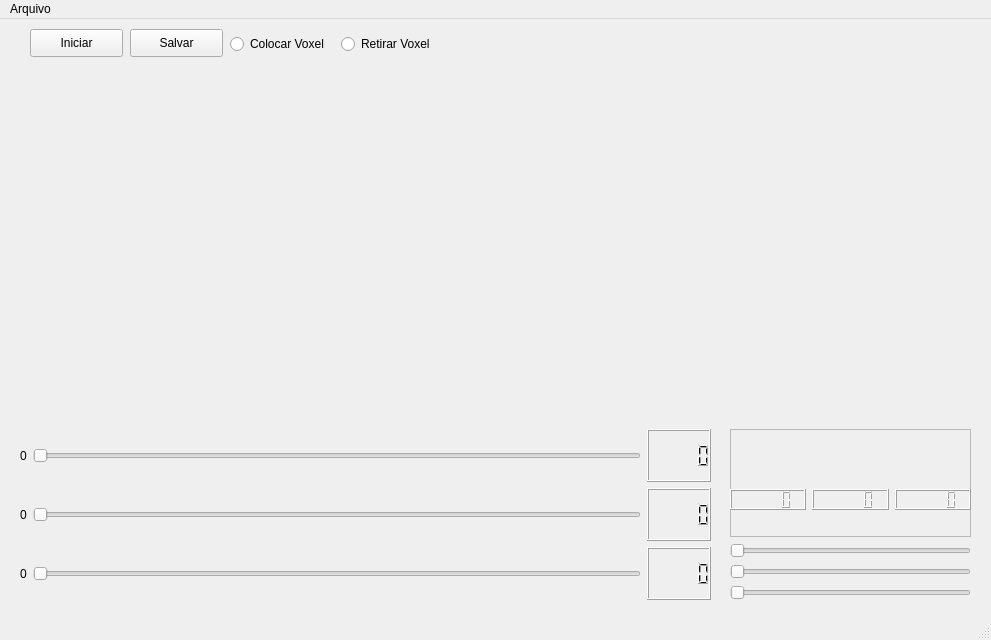
<?xml version="1.0" encoding="UTF-8"?>
<ui version="4.0">
 <class>MainWindow</class>
 <widget class="QMainWindow" name="MainWindow">
  <property name="geometry">
   <rect>
    <x>0</x>
    <y>0</y>
    <width>991</width>
    <height>640</height>
   </rect>
  </property>
  <property name="windowTitle">
   <string>MainWindow</string>
  </property>
  <widget class="QWidget" name="centralwidget">
   <widget class="QWidget" name="verticalLayoutWidget_2">
    <property name="geometry">
     <rect>
      <x>730</x>
      <y>410</y>
      <width>241</width>
      <height>171</height>
     </rect>
    </property>
    <layout class="QVBoxLayout" name="verticalLayout_2">
     <item>
      <widget class="QFrame" name="frameCorRGB">
       <property name="frameShape">
        <enum>QFrame::StyledPanel</enum>
       </property>
       <property name="frameShadow">
        <enum>QFrame::Raised</enum>
       </property>
       <widget class="QWidget" name="horizontalLayoutWidget_2">
        <property name="geometry">
         <rect>
          <x>0</x>
          <y>60</y>
          <width>241</width>
          <height>21</height>
         </rect>
        </property>
        <layout class="QHBoxLayout" name="horizontalLayout_5">
         <item>
          <widget class="QLCDNumber" name="lcdNumberR">
           <property name="layoutDirection">
            <enum>Qt::LeftToRight</enum>
           </property>
          </widget>
         </item>
         <item>
          <widget class="QLCDNumber" name="lcdNumberG"/>
         </item>
         <item>
          <widget class="QLCDNumber" name="lcdNumberB"/>
         </item>
        </layout>
       </widget>
       <widget class="Plotter" name="widget_2" native="true">
        <property name="geometry">
         <rect>
          <x>0</x>
          <y>7</y>
          <width>239</width>
          <height>51</height>
         </rect>
        </property>
       </widget>
      </widget>
     </item>
     <item>
      <widget class="QSlider" name="horizontalSliderR">
       <property name="maximum">
        <number>255</number>
       </property>
       <property name="orientation">
        <enum>Qt::Horizontal</enum>
       </property>
      </widget>
     </item>
     <item>
      <widget class="QSlider" name="horizontalSliderG">
       <property name="maximum">
        <number>255</number>
       </property>
       <property name="orientation">
        <enum>Qt::Horizontal</enum>
       </property>
      </widget>
     </item>
     <item>
      <widget class="QSlider" name="horizontalSliderB">
       <property name="maximum">
        <number>255</number>
       </property>
       <property name="orientation">
        <enum>Qt::Horizontal</enum>
       </property>
      </widget>
     </item>
    </layout>
   </widget>
   <widget class="QWidget" name="verticalLayoutWidget">
    <property name="geometry">
     <rect>
      <x>20</x>
      <y>410</y>
      <width>691</width>
      <height>171</height>
     </rect>
    </property>
    <layout class="QVBoxLayout" name="verticalLayout">
     <item>
      <layout class="QHBoxLayout" name="horizontalLayout">
       <item>
        <widget class="QLabel" name="labelMinimoX">
         <property name="text">
          <string>0</string>
         </property>
        </widget>
       </item>
       <item>
        <widget class="QSlider" name="horizontalSliderX">
         <property name="orientation">
          <enum>Qt::Horizontal</enum>
         </property>
        </widget>
       </item>
       <item>
        <widget class="QLCDNumber" name="lcdNumber"/>
       </item>
      </layout>
     </item>
     <item>
      <layout class="QHBoxLayout" name="horizontalLayout_3">
       <item>
        <widget class="QLabel" name="labelMinimoY">
         <property name="text">
          <string>0</string>
         </property>
        </widget>
       </item>
       <item>
        <widget class="QSlider" name="horizontalSliderY">
         <property name="orientation">
          <enum>Qt::Horizontal</enum>
         </property>
        </widget>
       </item>
       <item>
        <widget class="QLCDNumber" name="lcdNumber_2"/>
       </item>
      </layout>
     </item>
     <item>
      <layout class="QHBoxLayout" name="horizontalLayout_2">
       <item>
        <widget class="QLabel" name="labelMinimoZ">
         <property name="text">
          <string>0</string>
         </property>
        </widget>
       </item>
       <item>
        <widget class="QSlider" name="horizontalSliderZ">
         <property name="orientation">
          <enum>Qt::Horizontal</enum>
         </property>
        </widget>
       </item>
       <item>
        <widget class="QLCDNumber" name="lcdNumber_3"/>
       </item>
      </layout>
     </item>
    </layout>
   </widget>
   <widget class="QWidget" name="horizontalLayoutWidget">
    <property name="geometry">
     <rect>
      <x>230</x>
      <y>10</y>
      <width>215</width>
      <height>31</height>
     </rect>
    </property>
    <layout class="QHBoxLayout" name="horizontalLayout_4">
     <item>
      <widget class="QRadioButton" name="radioButtonPutVoxel">
       <property name="text">
        <string>Colocar Voxel</string>
       </property>
      </widget>
     </item>
     <item>
      <widget class="QRadioButton" name="radioButtonCutVoxel">
       <property name="text">
        <string>Retirar Voxel</string>
       </property>
      </widget>
     </item>
    </layout>
   </widget>
   <widget class="QPushButton" name="pushButtonIniciar">
    <property name="geometry">
     <rect>
      <x>30</x>
      <y>10</y>
      <width>93</width>
      <height>28</height>
     </rect>
    </property>
    <property name="text">
     <string>Iniciar</string>
    </property>
   </widget>
   <widget class="QPushButton" name="pushButtonSalvar">
    <property name="geometry">
     <rect>
      <x>130</x>
      <y>10</y>
      <width>93</width>
      <height>28</height>
     </rect>
    </property>
    <property name="text">
     <string>Salvar</string>
    </property>
   </widget>
   <widget class="PlotterMain" name="widget" native="true">
    <property name="geometry">
     <rect>
      <x>30</x>
      <y>50</y>
      <width>941</width>
      <height>351</height>
     </rect>
    </property>
   </widget>
  </widget>
  <widget class="QMenuBar" name="menubar">
   <property name="geometry">
    <rect>
     <x>0</x>
     <y>0</y>
     <width>991</width>
     <height>26</height>
    </rect>
   </property>
   <widget class="QMenu" name="menuPaint_3D">
    <property name="title">
     <string>Arquivo</string>
    </property>
   </widget>
   <addaction name="menuPaint_3D"/>
  </widget>
  <widget class="QStatusBar" name="statusbar"/>
  <action name="actionSalvar_arquivo">
   <property name="text">
    <string>Salvar arquivo</string>
   </property>
  </action>
  <action name="actionNovo_arquivo">
   <property name="text">
    <string>Novo arquivo</string>
   </property>
  </action>
 </widget>
 <customwidgets>
  <customwidget>
   <class>Plotter</class>
   <extends>QWidget</extends>
   <header>plotter.h</header>
   <container>1</container>
   <slots>
    <slot>setColorRed(int)</slot>
    <slot>setColorGreen(int)</slot>
    <slot>setColorBlue(int)</slot>
   </slots>
  </customwidget>
  <customwidget>
   <class>PlotterMain</class>
   <extends>QWidget</extends>
   <header>plottermain.h</header>
   <container>1</container>
  </customwidget>
 </customwidgets>
 <resources/>
 <connections>
  <connection>
   <sender>horizontalSliderX</sender>
   <signal>valueChanged(int)</signal>
   <receiver>lcdNumber</receiver>
   <slot>display(int)</slot>
   <hints>
    <hint type="sourcelabel">
     <x>543</x>
     <y>458</y>
    </hint>
    <hint type="destinationlabel">
     <x>684</x>
     <y>472</y>
    </hint>
   </hints>
  </connection>
  <connection>
   <sender>horizontalSliderY</sender>
   <signal>valueChanged(int)</signal>
   <receiver>lcdNumber_2</receiver>
   <slot>display(int)</slot>
   <hints>
    <hint type="sourcelabel">
     <x>602</x>
     <y>514</y>
    </hint>
    <hint type="destinationlabel">
     <x>673</x>
     <y>527</y>
    </hint>
   </hints>
  </connection>
  <connection>
   <sender>horizontalSliderZ</sender>
   <signal>valueChanged(int)</signal>
   <receiver>lcdNumber_3</receiver>
   <slot>display(int)</slot>
   <hints>
    <hint type="sourcelabel">
     <x>583</x>
     <y>572</y>
    </hint>
    <hint type="destinationlabel">
     <x>675</x>
     <y>575</y>
    </hint>
   </hints>
  </connection>
  <connection>
   <sender>horizontalSliderR</sender>
   <signal>valueChanged(int)</signal>
   <receiver>lcdNumberR</receiver>
   <slot>display(int)</slot>
   <hints>
    <hint type="sourcelabel">
     <x>819</x>
     <y>542</y>
    </hint>
    <hint type="destinationlabel">
     <x>743</x>
     <y>516</y>
    </hint>
   </hints>
  </connection>
  <connection>
   <sender>horizontalSliderG</sender>
   <signal>valueChanged(int)</signal>
   <receiver>lcdNumberG</receiver>
   <slot>display(int)</slot>
   <hints>
    <hint type="sourcelabel">
     <x>850</x>
     <y>560</y>
    </hint>
    <hint type="destinationlabel">
     <x>864</x>
     <y>516</y>
    </hint>
   </hints>
  </connection>
  <connection>
   <sender>horizontalSliderB</sender>
   <signal>valueChanged(int)</signal>
   <receiver>lcdNumberB</receiver>
   <slot>display(int)</slot>
   <hints>
    <hint type="sourcelabel">
     <x>923</x>
     <y>600</y>
    </hint>
    <hint type="destinationlabel">
     <x>948</x>
     <y>509</y>
    </hint>
   </hints>
  </connection>
  <connection>
   <sender>horizontalSliderR</sender>
   <signal>valueChanged(int)</signal>
   <receiver>widget_2</receiver>
   <slot>setColorRed(int)</slot>
   <hints>
    <hint type="sourcelabel">
     <x>774</x>
     <y>531</y>
    </hint>
    <hint type="destinationlabel">
     <x>810</x>
     <y>467</y>
    </hint>
   </hints>
  </connection>
  <connection>
   <sender>horizontalSliderG</sender>
   <signal>valueChanged(int)</signal>
   <receiver>widget_2</receiver>
   <slot>setColorGreen(int)</slot>
   <hints>
    <hint type="sourcelabel">
     <x>842</x>
     <y>557</y>
    </hint>
    <hint type="destinationlabel">
     <x>893</x>
     <y>481</y>
    </hint>
   </hints>
  </connection>
  <connection>
   <sender>horizontalSliderB</sender>
   <signal>valueChanged(int)</signal>
   <receiver>widget_2</receiver>
   <slot>setColorBlue(int)</slot>
   <hints>
    <hint type="sourcelabel">
     <x>962</x>
     <y>592</y>
    </hint>
    <hint type="destinationlabel">
     <x>969</x>
     <y>471</y>
    </hint>
   </hints>
  </connection>
 </connections>
</ui>
